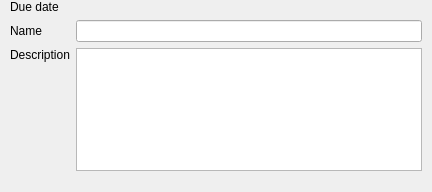
<?xml version="1.0" encoding="UTF-8"?>
<ui version="4.0">
 <class>taskedit</class>
 <widget class="QWidget" name="taskedit">
  <property name="geometry">
   <rect>
    <x>0</x>
    <y>0</y>
    <width>432</width>
    <height>192</height>
   </rect>
  </property>
  <property name="minimumSize">
   <size>
    <width>432</width>
    <height>192</height>
   </size>
  </property>
  <property name="windowTitle">
   <string>Form</string>
  </property>
  <widget class="QWidget" name="layoutWidget">
   <property name="geometry">
    <rect>
     <x>10</x>
     <y>0</y>
     <width>412</width>
     <height>171</height>
    </rect>
   </property>
   <layout class="QGridLayout" name="gridLayout">
    <item row="0" column="0">
     <widget class="QLabel" name="label">
      <property name="text">
       <string>Due date</string>
      </property>
     </widget>
    </item>
    <item row="1" column="0">
     <widget class="QLabel" name="label_2">
      <property name="text">
       <string>Name</string>
      </property>
     </widget>
    </item>
    <item row="2" column="0">
     <widget class="QLabel" name="label_3">
      <property name="text">
       <string>Description</string>
      </property>
      <property name="alignment">
       <set>Qt::AlignLeading|Qt::AlignLeft|Qt::AlignTop</set>
      </property>
     </widget>
    </item>
    <item row="0" column="1">
     <widget class="KDateTimeEdit" name="dateEdit"/>
    </item>
    <item row="1" column="1">
     <widget class="QLineEdit" name="nameEdit"/>
    </item>
    <item row="2" column="1">
     <widget class="QTextEdit" name="descriptionEdit"/>
    </item>
   </layout>
  </widget>
 </widget>
 <customwidgets>
  <customwidget>
   <class>KDateTimeEdit</class>
   <extends>QWidget</extends>
   <header>kdatetimeedit.h</header>
  </customwidget>
 </customwidgets>
 <resources/>
 <connections/>
</ui>
